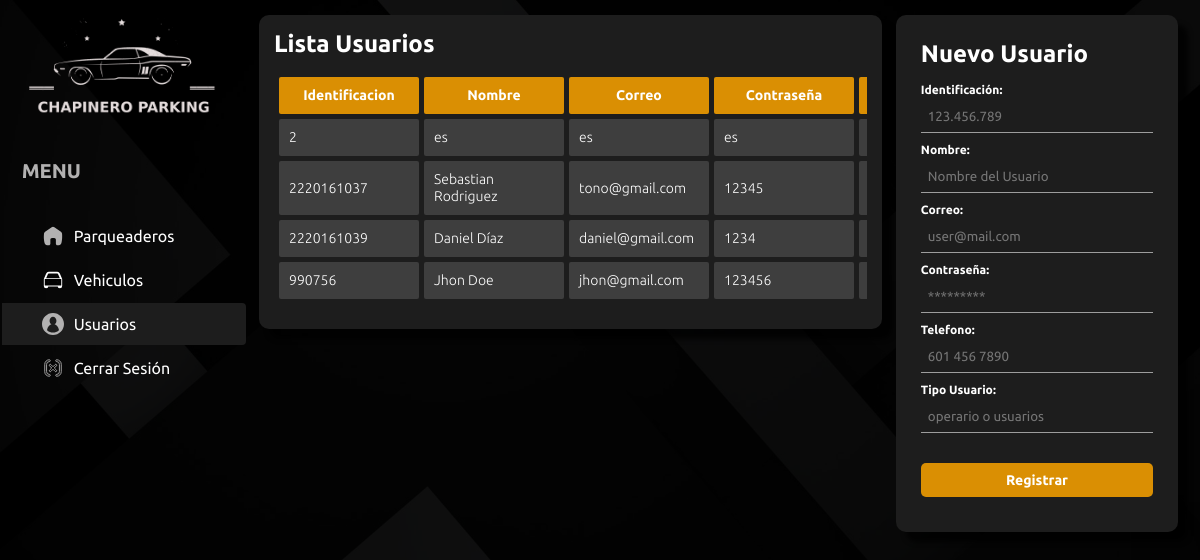
Page /usuarios.php (signed in) on the committed database.
### tables this page shows
CREATE TABLE `usuarios` (
  `identificacion` varchar(100) NOT NULL,
  `nombre` varchar(100) DEFAULT NULL,
  `correo` varchar(100) DEFAULT NULL,
  `contrasena` varchar(100) DEFAULT NULL,
  `telefono` varchar(100) DEFAULT NULL,
  `tipo_usuario` varchar(100) DEFAULT NULL
);

### usuarios.php (the view, shortened to what this page needs)
<?php
include 'views/header.php';
?>
<div class="middle-cp">
    <div class="tabla-parking">
        <h2>Lista Usuarios</h2>
        <div class="contenedor-tabla">
            <table>
                <thead>
                    <tr>
                        <th scope="col">Identificacion</th>
                        <th scope="col">Nombre</th>
                        <th scope="col">Correo</th>
                        <th scope="col">Contraseña</th>
                        <th scope="col">Telefono</th>
                    </tr>
                </thead>
                <tbody>
                    <?php
                    include_once "model/conexion.php";
                    $sentenciaUsuarios = $bd->query("select * from usuarios");
                    $Usuarios = $sentenciaUsuarios->fetchAll(PDO::FETCH_OBJ);
                    foreach ($Usuarios as $datoUsuarios) {
                    ?>
                        <tr>
                            <td scope="row"><?php echo $datoUsuarios->identificacion; ?></td>
                            <td><?php echo $datoUsuarios->nombre; ?></td>
                            <td><?php echo $datoUsuarios->correo; ?></td>
                            <td><?php echo $datoUsuarios->contrasena; ?></td>
                            <td><?php echo $datoUsuarios->telefono; ?></td>
                        </tr>
                    <?php
                    }
                    ?>
                </tbody>
            </table>
        </div>
    </div>
</div>
<div class="formulario-crear">
    <h2>Nuevo Usuario</h2>
    <form class="p-4" method="POST" action="controller/usuarios/registrar-usuario.php">
        <label>Identificación: </label>
        <input type="text" placeholder="123.456.789" id="numero-pisos" name="txtIdentificacion" required>
        <label>Nombre: </label>
        <input type="text" placeholder="Nombre del Usuario" name="txtNombre" required>
        <label>Correo: </label>
        <input type="text" placeholder="user@mail.com" name="txtCorreo" required>
        <label>Contraseña: </label>
        <input type="password" placeholder="*********" name="txtContrasena" required>
        <label>Telefono: </label>
        <input type="text" placeholder="601 456 7890" name="txtTelefono" required>
        <label>Tipo Usuario: </label>
        <input type="text" placeholder="operario o usuarios" name="txtTipoUsuario" required>
        <input type="submit" class="btn-primary" value="Registrar">
    </form>
</div>
<?php include 'views/footer.php' ?>

### public/style/style.css (style rules this page uses)
* { margin: 0; font-family: 'Ubuntu', sans-serif; color: #fff; }
body { background: url("../img/fondo-login.jpg") no-repeat center/cover; min-height: 100vh; }
body:before { content: ""; width: 100%; height: 100%; min-height: 100vh; position: absolute; background-color: rgba(0, 0, 0, 0.9); z-index: -1; top: 0; left: 0; }
body.piso-cp, body.usuarios-cp, body.cobrar-cp { overflow: hidden; }
body .contenedor-cp .middle-cp { width: calc(55% - 20px); }
body .contenedor-cp .middle-cp .tabla-parking { background: #1d1d1d; width: 100%; padding: 15px; -webkit-box-sizing: border-box; box-sizing: border-box; border-radius: 10px; -webkit-box-shadow: 10px 10px 5px 0px rgba(0, 0, 0, 0.75); box-shadow: 10px 10px 5px 0px rgba(0, 0, 0, 0.75); }
body .contenedor-cp .middle-cp .tabla-parking h2 { margin-bottom: 14px; }
body .contenedor-cp .contenedor-tabla { overflow-x: scroll; max-height: 400px; padding-bottom: 10px; }
body .contenedor-cp table { min-width: 100%; border-collapse: separate; border-spacing: 5px; }
body .contenedor-cp table thead tr th { background-color: #da8f03; width: -webkit-max-content; width: -moz-max-content; width: max-content; text-align: center; font-weight: 700; }
body .contenedor-cp table tbody tr td { background-color: #3e3e3e; }
body .contenedor-cp table th, body .contenedor-cp table td { padding: 10px; min-width: 140px; -webkit-box-sizing: border-box; box-sizing: border-box; font-size: 14px; font-weight: 300; line-height: 17px; border-radius: 2px; -webkit-transition: .5s; transition: .5s; }
body .contenedor-cp .formulario-crear { width: calc(25% - 10px); background: #1d1d1d; padding: 25px; -webkit-box-sizing: border-box; box-sizing: border-box; border-radius: 10px; -webkit-box-shadow: 10px 10px 5px 0px rgba(0, 0, 0, 0.75); box-shadow: 10px 10px 5px 0px rgba(0, 0, 0, 0.75); }
body .contenedor-cp .formulario-crear h2 { margin-bottom: 15px; }
body .contenedor-cp .formulario-crear form label { color: #fff; font-size: 12px; text-align: left; display: block; font-weight: 700; margin-bottom: 5px; }
body .contenedor-cp .formulario-crear form input { width: 100%; margin: 0 auto 10px; max-width: 320px; background-color: transparent; border: solid 0 transparent; border-bottom: solid 1px rgba(255, 255, 255, 0.57); padding: 8px 7px 8px; -webkit-box-sizing: border-box; box-sizing: border-box; }
body .contenedor-cp .formulario-crear form input.btn-primary { margin-top: 20px; font-weight: 700; font-size: 14px; background-color: #da8f03; border: solid 1px transparent; border-radius: 5px; -webkit-transition: .5s; transition: .5s; cursor: pointer; }

### rows in the picture
usuarios: identificacion "2", nombre "es", correo "es", contrasena "es"
usuarios: identificacion "2220161037", nombre "Sebastian Rodriguez", correo "tono@gmail.com", contrasena "12345"
usuarios: identificacion "2220161039", nombre "Daniel Díaz", correo "daniel@gmail.com", contrasena "1234"
usuarios: identificacion "990756", nombre "Jhon Doe", correo "jhon@gmail.com", contrasena "123456"
